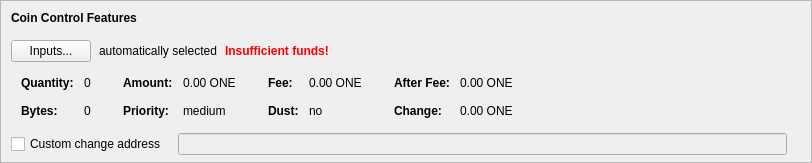
    <widget class="QFrame" name="frameCoinControl">
     <property name="sizePolicy">
      <sizepolicy hsizetype="Expanding" vsizetype="Expanding">
       <horstretch>0</horstretch>
       <verstretch>0</verstretch>
      </sizepolicy>
     </property>
     <property name="maximumSize">
      <size>
       <width>16777215</width>
       <height>16777215</height>
      </size>
     </property>
     <property name="frameShape">
      <enum>QFrame::StyledPanel</enum>
     </property>
     <property name="frameShadow">
      <enum>QFrame::Sunken</enum>
     </property>
     <layout class="QVBoxLayout" name="verticalLayoutCoinControl2">
      <property name="spacing">
       <number>0</number>
      </property>
      <property name="leftMargin">
       <number>0</number>
      </property>
      <property name="topMargin">
       <number>0</number>
      </property>
      <property name="rightMargin">
       <number>0</number>
      </property>
      <property name="bottomMargin">
       <number>6</number>
      </property>
      <item>
       <layout class="QVBoxLayout" name="verticalLayoutCoinControl" stretch="0,0,0,0,1">
        <property name="spacing">
         <number>0</number>
        </property>
        <property name="leftMargin">
         <number>10</number>
        </property>
        <property name="topMargin">
         <number>10</number>
        </property>
        <item>
         <layout class="QHBoxLayout" name="horizontalLayoutCoinControl1">
          <property name="bottomMargin">
           <number>15</number>
          </property>
          <item>
           <widget class="QLabel" name="labelCoinControlFeatures">
            <property name="sizePolicy">
             <sizepolicy hsizetype="Preferred" vsizetype="Maximum">
              <horstretch>0</horstretch>
              <verstretch>0</verstretch>
             </sizepolicy>
            </property>
            <property name="font">
             <font>
              <weight>75</weight>
              <bold>true</bold>
             </font>
            </property>
            <property name="styleSheet">
             <string notr="true">font-weight:bold;</string>
            </property>
            <property name="text">
             <string>Coin Control Features</string>
            </property>
           </widget>
          </item>
         </layout>
        </item>
        <item>
         <layout class="QHBoxLayout" name="horizontalLayoutCoinControl2" stretch="0,0,0,0">
          <property name="spacing">
           <number>8</number>
          </property>
          <property name="bottomMargin">
           <number>10</number>
          </property>
          <item>
           <widget class="QPushButton" name="pushButtonCoinControl">
            <property name="styleSheet">
             <string notr="true"/>
            </property>
            <property name="text">
             <string>Inputs...</string>
            </property>
            <property name="autoDefault">
             <bool>false</bool>
            </property>
           </widget>
          </item>
          <item>
           <widget class="QLabel" name="labelCoinControlAutomaticallySelected">
            <property name="text">
             <string>automatically selected</string>
            </property>
            <property name="margin">
             <number>5</number>
            </property>
           </widget>
          </item>
          <item>
           <widget class="QLabel" name="labelCoinControlInsuffFunds">
            <property name="font">
             <font>
              <weight>75</weight>
              <bold>true</bold>
             </font>
            </property>
            <property name="styleSheet">
             <string notr="true">color:red;font-weight:bold;</string>
            </property>
            <property name="text">
             <string>Insufficient funds!</string>
            </property>
            <property name="margin">
             <number>5</number>
            </property>
           </widget>
          </item>
          <item>
           <spacer name="horizontalSpacerCoinControl">
            <property name="orientation">
             <enum>Qt::Horizontal</enum>
            </property>
            <property name="sizeHint" stdset="0">
             <size>
              <width>40</width>
              <height>1</height>
             </size>
            </property>
           </spacer>
          </item>
         </layout>
        </item>
        <item>
         <widget class="QWidget" name="widgetCoinControl" native="true">
          <property name="sizePolicy">
           <sizepolicy hsizetype="Preferred" vsizetype="Preferred">
            <horstretch>0</horstretch>
            <verstretch>0</verstretch>
           </sizepolicy>
          </property>
          <property name="minimumSize">
           <size>
            <width>0</width>
            <height>0</height>
           </size>
          </property>
          <property name="styleSheet">
           <string notr="true"/>
          </property>
          <layout class="QHBoxLayout" name="horizontalLayoutCoinControl5">
           <property name="leftMargin">
            <number>0</number>
           </property>
           <property name="topMargin">
            <number>0</number>
           </property>
           <property name="rightMargin">
            <number>0</number>
           </property>
           <property name="bottomMargin">
            <number>0</number>
           </property>
           <item>
            <layout class="QHBoxLayout" name="horizontalLayoutCoinControl3" stretch="0,0,0,1">
             <property name="spacing">
              <number>20</number>
             </property>
             <property name="topMargin">
              <number>0</number>
             </property>
             <property name="bottomMargin">
              <number>10</number>
             </property>
             <item>
              <layout class="QFormLayout" name="formLayoutCoinControl1">
               <property name="horizontalSpacing">
                <number>10</number>
               </property>
               <property name="verticalSpacing">
                <number>14</number>
               </property>
               <property name="leftMargin">
                <number>10</number>
               </property>
               <property name="topMargin">
                <number>4</number>
               </property>
               <property name="rightMargin">
                <number>6</number>
               </property>
               <item row="0" column="0">
                <widget class="QLabel" name="labelCoinControlQuantityText">
                 <property name="font">
                  <font>
                   <weight>75</weight>
                   <bold>true</bold>
                  </font>
                 </property>
                 <property name="text">
                  <string>Quantity:</string>
                 </property>
                 <property name="margin">
                  <number>0</number>
                 </property>
                </widget>
               </item>
               <item row="0" column="1">
                <widget class="QLabel" name="labelCoinControlQuantity">
                 <property name="cursor">
                  <cursorShape>IBeamCursor</cursorShape>
                 </property>
                 <property name="contextMenuPolicy">
                  <enum>Qt::ActionsContextMenu</enum>
                 </property>
                 <property name="text">
                  <string notr="true">0</string>
                 </property>
                 <property name="margin">
                  <number>0</number>
                 </property>
                 <property name="textInteractionFlags">
                  <set>Qt::LinksAccessibleByMouse|Qt::TextSelectableByKeyboard|Qt::TextSelectableByMouse</set>
                 </property>
                </widget>
               </item>
               <item row="1" column="0">
                <widget class="QLabel" name="labelCoinControlBytesText">
                 <property name="font">
                  <font>
                   <weight>75</weight>
                   <bold>true</bold>
                  </font>
                 </property>
                 <property name="text">
                  <string>Bytes:</string>
                 </property>
                </widget>
               </item>
               <item row="1" column="1">
                <widget class="QLabel" name="labelCoinControlBytes">
                 <property name="cursor">
                  <cursorShape>IBeamCursor</cursorShape>
                 </property>
                 <property name="contextMenuPolicy">
                  <enum>Qt::ActionsContextMenu</enum>
                 </property>
                 <property name="text">
                  <string notr="true">0</string>
                 </property>
                 <property name="textInteractionFlags">
                  <set>Qt::LinksAccessibleByMouse|Qt::TextSelectableByKeyboard|Qt::TextSelectableByMouse</set>
                 </property>
                </widget>
               </item>
              </layout>
             </item>
             <item>
              <layout class="QFormLayout" name="formLayoutCoinControl2">
               <property name="horizontalSpacing">
                <number>10</number>
               </property>
               <property name="verticalSpacing">
                <number>14</number>
               </property>
               <property name="leftMargin">
                <number>6</number>
               </property>
               <property name="topMargin">
                <number>4</number>
               </property>
               <property name="rightMargin">
                <number>6</number>
               </property>
               <item row="0" column="0">
                <widget class="QLabel" name="labelCoinControlAmountText">
                 <property name="font">
                  <font>
                   <weight>75</weight>
                   <bold>true</bold>
                  </font>
                 </property>
                 <property name="text">
                  <string>Amount:</string>
                 </property>
                 <property name="margin">
                  <number>0</number>
                 </property>
                </widget>
               </item>
               <item row="0" column="1">
                <widget class="QLabel" name="labelCoinControlAmount">
                 <property name="cursor">
                  <cursorShape>IBeamCursor</cursorShape>
                 </property>
                 <property name="contextMenuPolicy">
                  <enum>Qt::ActionsContextMenu</enum>
                 </property>
                 <property name="text">
                  <string notr="true">0.00 ONE</string>
                 </property>
                 <property name="textInteractionFlags">
                  <set>Qt::LinksAccessibleByMouse|Qt::TextSelectableByKeyboard|Qt::TextSelectableByMouse</set>
                 </property>
                </widget>
               </item>
               <item row="1" column="0">
                <widget class="QLabel" name="labelCoinControlPriorityText">
                 <property name="font">
                  <font>
                   <weight>75</weight>
                   <bold>true</bold>
                  </font>
                 </property>
                 <property name="text">
                  <string>Priority:</string>
                 </property>
                </widget>
               </item>
               <item row="1" column="1">
                <widget class="QLabel" name="labelCoinControlPriority">
                 <property name="cursor">
                  <cursorShape>IBeamCursor</cursorShape>
                 </property>
                 <property name="contextMenuPolicy">
                  <enum>Qt::ActionsContextMenu</enum>
                 </property>
                 <property name="text">
                  <string notr="true">medium</string>
                 </property>
                 <property name="textInteractionFlags">
                  <set>Qt::LinksAccessibleByMouse|Qt::TextSelectableByKeyboard|Qt::TextSelectableByMouse</set>
                 </property>
                </widget>
               </item>
              </layout>
             </item>
             <item>
              <layout class="QFormLayout" name="formLayoutCoinControl3">
               <property name="horizontalSpacing">
                <number>10</number>
               </property>
               <property name="verticalSpacing">
                <number>14</number>
               </property>
               <property name="leftMargin">
                <number>6</number>
               </property>
               <property name="topMargin">
                <number>4</number>
               </property>
               <property name="rightMargin">
                <number>6</number>
               </property>
               <item row="0" column="0">
                <widget class="QLabel" name="labelCoinControlFeeText">
                 <property name="font">
                  <font>
                   <weight>75</weight>
                   <bold>true</bold>
                  </font>
                 </property>
                 <property name="text">
                  <string>Fee:</string>
                 </property>
                 <property name="margin">
                  <number>0</number>
                 </property>
                </widget>
               </item>
               <item row="0" column="1">
                <widget class="QLabel" name="labelCoinControlFee">
                 <property name="cursor">
                  <cursorShape>IBeamCursor</cursorShape>
                 </property>
                 <property name="contextMenuPolicy">
                  <enum>Qt::ActionsContextMenu</enum>
                 </property>
                 <property name="text">
                  <string notr="true">0.00 ONE</string>
                 </property>
                 <property name="textInteractionFlags">
                  <set>Qt::LinksAccessibleByMouse|Qt::TextSelectableByKeyboard|Qt::TextSelectableByMouse</set>
                 </property>
                </widget>
               </item>
               <item row="1" column="0">
                <widget class="QLabel" name="labelCoinControlLowOutputText">
                 <property name="font">
                  <font>
                   <weight>75</weight>
                   <bold>true</bold>
                  </font>
                 </property>
                 <property name="text">
                  <string>Dust:</string>
                 </property>
                </widget>
               </item>
               <item row="1" column="1">
                <widget class="QLabel" name="labelCoinControlLowOutput">
                 <property name="cursor">
                  <cursorShape>IBeamCursor</cursorShape>
                 </property>
                 <property name="contextMenuPolicy">
                  <enum>Qt::ActionsContextMenu</enum>
                 </property>
                 <property name="text">
                  <string notr="true">no</string>
                 </property>
                 <property name="textInteractionFlags">
                  <set>Qt::LinksAccessibleByMouse|Qt::TextSelectableByKeyboard|Qt::TextSelectableByMouse</set>
                 </property>
                </widget>
               </item>
              </layout>
             </item>
             <item>
              <layout class="QFormLayout" name="formLayoutCoinControl4">
               <property name="horizontalSpacing">
                <number>10</number>
               </property>
               <property name="verticalSpacing">
                <number>14</number>
               </property>
               <property name="leftMargin">
                <number>6</number>
               </property>
               <property name="topMargin">
                <number>4</number>
               </property>
               <property name="rightMargin">
                <number>6</number>
               </property>
               <item row="0" column="0">
                <widget class="QLabel" name="labelCoinControlAfterFeeText">
                 <property name="font">
                  <font>
                   <weight>75</weight>
                   <bold>true</bold>
                  </font>
                 </property>
                 <property name="text">
                  <string>After Fee:</string>
                 </property>
                 <property name="margin">
                  <number>0</number>
                 </property>
                </widget>
               </item>
               <item row="0" column="1">
                <widget class="QLabel" name="labelCoinControlAfterFee">
                 <property name="cursor">
                  <cursorShape>IBeamCursor</cursorShape>
                 </property>
                 <property name="contextMenuPolicy">
                  <enum>Qt::ActionsContextMenu</enum>
                 </property>
                 <property name="text">
                  <string notr="true">0.00 ONE</string>
                 </property>
                 <property name="textInteractionFlags">
                  <set>Qt::LinksAccessibleByMouse|Qt::TextSelectableByKeyboard|Qt::TextSelectableByMouse</set>
                 </property>
                </widget>
               </item>
               <item row="1" column="0">
                <widget class="QLabel" name="labelCoinControlChangeText">
                 <property name="font">
                  <font>
                   <weight>75</weight>
                   <bold>true</bold>
                  </font>
                 </property>
                 <property name="text">
                  <string>Change:</string>
                 </property>
                </widget>
               </item>
               <item row="1" column="1">
                <widget class="QLabel" name="labelCoinControlChange">
                 <property name="cursor">
                  <cursorShape>IBeamCursor</cursorShape>
                 </property>
                 <property name="contextMenuPolicy">
                  <enum>Qt::ActionsContextMenu</enum>
                 </property>
                 <property name="text">
                  <string notr="true">0.00 ONE</string>
                 </property>
                 <property name="textInteractionFlags">
                  <set>Qt::LinksAccessibleByMouse|Qt::TextSelectableByKeyboard|Qt::TextSelectableByMouse</set>
                 </property>
                </widget>
               </item>
              </layout>
             </item>
            </layout>
           </item>
          </layout>
         </widget>
        </item>
        <item>
         <layout class="QHBoxLayout" name="horizontalLayoutCoinControl4" stretch="0,0,0">
          <property name="spacing">
           <number>12</number>
          </property>
          <property name="sizeConstraint">
           <enum>QLayout::SetDefaultConstraint</enum>
          </property>
          <property name="topMargin">
           <number>5</number>
          </property>
          <property name="rightMargin">
           <number>5</number>
          </property>
          <item>
           <widget class="QCheckBox" name="checkBoxCoinControlChange">
            <property name="toolTip">
             <string>If this is activated, but the change address is empty or invalid, change will be sent to a newly generated address.</string>
            </property>
            <property name="text">
             <string>Custom change address</string>
            </property>
           </widget>
          </item>
          <item>
           <widget class="QValidatedLineEdit" name="lineEditCoinControlChange">
            <property name="enabled">
             <bool>false</bool>
            </property>
            <property name="sizePolicy">
             <sizepolicy hsizetype="Expanding" vsizetype="Fixed">
              <horstretch>0</horstretch>
              <verstretch>0</verstretch>
             </sizepolicy>
            </property>
           </widget>
          </item>
          <item>
           <widget class="QLabel" name="labelCoinControlChangeLabel">
            <property name="sizePolicy">
             <sizepolicy hsizetype="Preferred" vsizetype="Expanding">
              <horstretch>0</horstretch>
              <verstretch>0</verstretch>
             </sizepolicy>
            </property>
            <property name="minimumSize">
             <size>
              <width>0</width>
              <height>0</height>
             </size>
            </property>
            <property name="text">
             <string/>
            </property>
            <property name="margin">
             <number>3</number>
            </property>
           </widget>
          </item>
         </layout>
        </item>
        <item>
         <spacer name="verticalSpacerCoinControl">
          <property name="orientation">
           <enum>Qt::Vertical</enum>
          </property>
          <property name="sizeHint" stdset="0">
           <size>
            <width>800</width>
            <height>1</height>
           </size>
          </property>
         </spacer>
        </item>
       </layout>
      </item>
     </layout>
    </widget>
